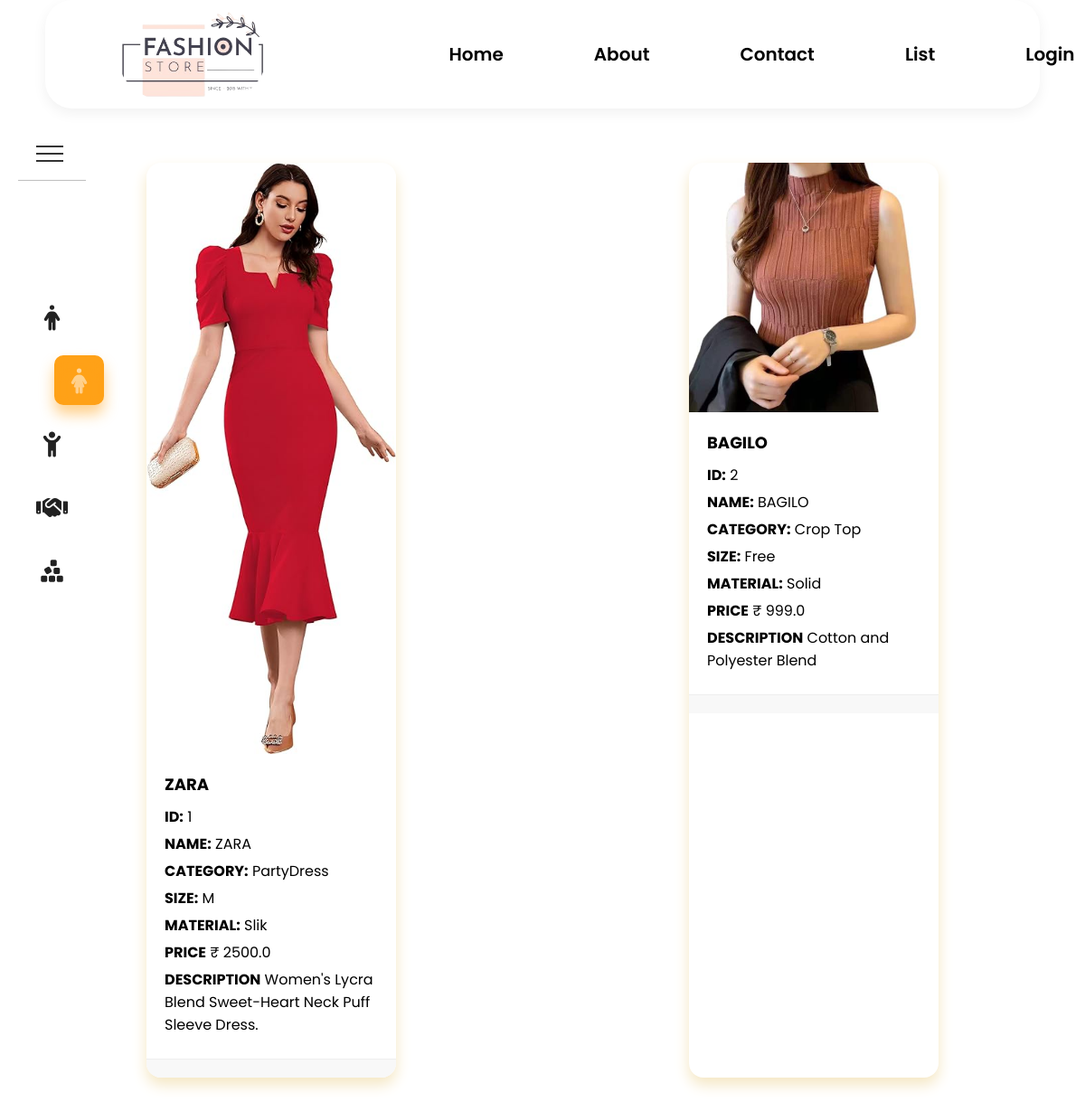
/clothelistwomen/, run on the app's committed database.
### fashionapp/models.py (models this page shows)
class ClotheWomen(models.Model):
    id=models.AutoField(primary_key=True)
    name=models.CharField(max_length=50)
    category=models.CharField(max_length=10)
    size=models.CharField(max_length=10)
    material=models.CharField(max_length=10)
    price=models.FloatField(default=0.0)
    description=models.CharField(max_length=80)
    Clothe_image=models.ImageField(null=True,blank=True,upload_to="image/")

### fashionapp/views.py (the view)
# urls.py: path('clothelistwomen/', views.ClotheListViewwomen.as_view(),name='clothelistwomen'),
class ClotheListViewwomen(ListView):
    model=ClotheWomen
    context_object_name='clothe'
    template_name='fashionapp/clothewomen_list.html'

### templates/fashionapp/clothewomen_list.html (shortened to what this page needs)
<!DOCTYPE html>
<html lang="en">
  {% load static %}
<head>
  <link rel="stylesheet" href="https://cdnjs.cloudflare.com/ajax/libs/font-awesome/6.5.2/css/all.min.css"
 />
  <link rel="stylesheet" href="https://cdnjs.cloudflare.com/ajax/libs/font-awesome/6.5.2/css/all.min.css"
 />
  <link href="{% static 'css/style.css' %}" rel="stylesheet">
  <link rel="stylesheet" href="https://cdnjs.cloudflare.com/ajax/libs/font-awesome/6.5.2/css/all.min.css"
 />
</head>
<body>
  {% include 'fashionapp/headernew.html'%}
  <div class="container">
    <div class="navigation" style="height: 450px; margin-top: 120px;">
      <div class="menu-toggle"></div>
      <ul class="list">
        <li class="list-item" style="--color:#f44336"><a href="/clothelist/">
            <span class="icon">
              <i class="fa-solid fa-person"></i>
            </span>
          </a></li>
        <li class="list-item active" style="--color:#ffa117"><a href="/clothelistwomen/">
            <span class="icon">
              <i class="fa-solid fa-person-dress"></i>
            </span>
          </a></li>
        <li class="list-item" style="--color:#0fc70f"><a href="/clothelistchild/">
            <span class="icon">
              <i class="fa-solid fa-child-reaching"></i>
            </span>
          </a></li>
        <li class="list-item" style="--color:#2196f3"><a href="/MenAccessorieslist/">
            <span class="icon">
              <i class="fa-solid fa-handshake"></i>
            </span>
          </a></li>
        <li class="list-item" style="--color:#b145e9"><a href="/womenAccessorieslist/">
            <span class="icon">
              <i class="fa-solid fa-cubes-stacked"></i>
            </span>
          </a></li>
      </ul>
    </div>
  </div>
  <div class="clothe-container">
    {% for c in clothe %}
    <div class="clothe-card">
      <img class="clothe-image" src="/{{ c.Clothe_image }}" alt="{{ c.name }}">
      <div class="clothe-details">
        <h3>{{ c.name }}</h3>
        <p><strong>ID:</strong> {{ c.id }}</p>
        <p><strong>NAME:</strong> {{ c.name }}</p>
        <p><strong>CATEGORY:</strong> {{ c.category }}</p>
        <p><strong>SIZE:</strong> {{ c.size }}</p>
        <p><strong>MATERIAL:</strong> {{ c.material }}</p>
        <p><strong>PRICE</strong> ₹ {{ c.price }}</p>
        <p><strong>DESCRIPTION</strong> {{ c.description }}</p>
      </div>
      <div class="clothe-actions">
      </div>
    </div>
    {% endfor %}
  </div>
</body>
</html>

### fashionapp/static/css/style.css (style rules this page uses)
* { margin: 0; padding: 0; box-sizing: border-box; }
body { width: 100%; overflow-x: hidden; }

### templates/fashionapp/clothewomen_list.html (style rules this page uses)
* { margin: 0; padding: 0; box-sizing: border-box; font-family: 'Poppins', sans-serif; }
.container { width: 100%; display: flex; justify-content: flex-start; align-items: center; background: #e0e1e7; }
.navigation { position: fixed; inset: 20px 0 20px 20px; width: 75px; min-height: 700px; background: #fff; transition: 0.5s; display: flex; justify-content: center; align-items: center; }
.navigation .menu-toggle { position: absolute; top: 0; left: 0; width: 100%; height: 60px; border-bottom: 1px solid rgba(0, 0, 0, 0.25); cursor: pointer; display: flex; justify-content: flex-start; align-items: center; padding: 0 20px; }
.navigation .menu-toggle::before { content: ''; position: absolute; width: 30px; height: 2px; background: #333; transform: translateY(-8px); transition: 0.5s; }
.navigation .menu-toggle::after { content: ''; position: absolute; width: 30px; height: 2px; background: #333; transform: translateY(8px); transition: 0.5s; box-shadow: 0 -8px 0 #333; }
.navigation ul { display: flex; flex-direction: column; gap: 10px; width: 100%; }
.navigation ul li { list-style: none; position: relative; width: 100%; height: 60px; display: flex; justify-content: flex-start; align-items: center; padding: 0 10px; cursor: pointer; transition: 0.5s; }
.navigation ul li.active { transform: translateX(30px); }
.navigation ul li a { text-decoration: none; position: relative; display: flex; justify-content: flex-start; text-align: center; align-items: center; }
.navigation ul li a .icon { position: relative; display: block; min-width: 55px; height: 55px; line-height: 60px; color: #222; border-radius: 10px; font-size: 1.75em; transition: 0.5s; }
.navigation ul li.active a .icon { color: #fff; background: var(--color); }
.navigation ul li a .icon::before { content: ''; position: absolute; top: 10px; left: 0; width: 100%; height: 100%; border-radius: 10px; background: var(--color); filter: blur(8px); opacity: 0; transition: 0.5s; }
.navigation ul li.active a .icon::before { opacity: 0.5; }
.clothe-container { display: flex; flex-wrap: wrap; justify-content: center; }
.clothe-card { flex: 0 0 calc(26.33% - 40px); display: flex; flex-direction: column; background-color: #ffffff; border-radius: 16px; box-shadow: 0 8px 16px #f5e7c3; margin-bottom: 20px; width: 300px; overflow: hidden; transition: transform 0.2s ease; margin: 60px auto; }
.clothe-image { width: 100%; height: auto; border-top-left-radius: 16px; border-top-right-radius: 16px; }
.clothe-details { padding: 20px; }
.clothe-details h3 { margin: 0 0 10px 0; font-size: 18px; }
.clothe-details p { margin: 0 0 5px 0; }
.clothe-actions { display: flex; justify-content: space-between; align-items: center; padding: 10px 20px; background-color: #f8f8f8; border-top: 1px solid #eee; }

### data on the page
ClotheWomen: Clothe_image (picture), name "ZARA", id "1", category "PartyDress", size "M", material "Slik", price "2500.0", description "Women's Lycra Blend Sweet-Heart Neck Puff Sleeve Dress."
ClotheWomen: Clothe_image (picture), name "BAGILO", id "2", category "Crop Top", size "Free", material "Solid", price "999.0", description "Cotton and Polyester Blend"
